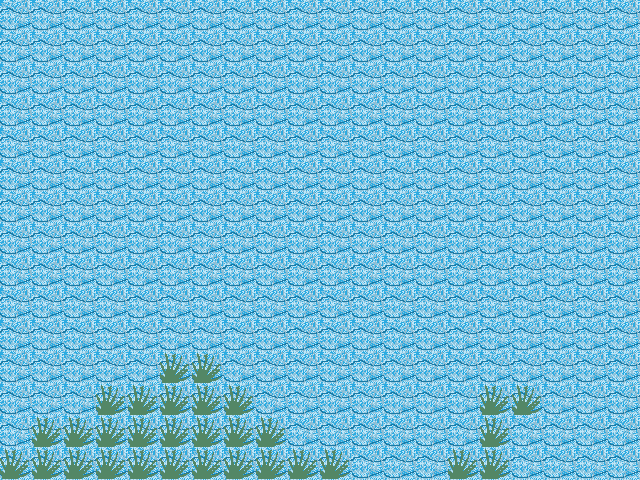

A level layout from a 2D game, rendered from its tile map. Below: a short description, then the map file with its tile-grid data intact:
An orthogonal 20x15 tile map with 32x32 px tiles, 2 tile layers (Background, Obstacles) and 8 objects (4x Flower, NPC, SpawnPlayer, Cave).

<map version="1.10" tiledversion="1.11.2" orientation="orthogonal" renderorder="right-down" width="20" height="15" tilewidth="32" tileheight="32" infinite="0" nextlayerid="6" nextobjectid="37">
 <editorsettings>
  <export target="../public/assets/maps/map-level-02.json" format="json" />
 </editorsettings>
 <tileset firstgid="1" source="tileset.tsx" />
 <layer id="1" name="Background" width="20" height="15">
  <data encoding="csv">
1,1,1,1,1,1,1,1,1,1,1,1,1,1,1,1,1,1,1,1,
1,1,1,1,1,1,1,1,1,1,1,1,1,1,1,1,1,1,1,1,
1,1,1,1,1,1,1,1,1,1,1,1,1,1,1,1,1,1,1,1,
1,1,1,1,1,1,1,1,1,1,1,1,1,1,1,1,1,1,1,1,
1,1,1,1,1,1,1,1,1,1,1,1,1,1,1,1,1,1,1,1,
1,1,1,1,1,1,1,1,1,1,1,1,1,1,1,1,1,1,1,1,
1,1,1,1,1,1,1,1,1,1,1,1,1,1,1,1,1,1,1,1,
1,1,1,1,1,1,1,1,1,1,1,1,1,1,1,1,1,1,1,1,
1,1,1,1,1,1,1,1,1,1,1,1,1,1,1,1,1,1,1,1,
1,1,1,1,1,1,1,1,1,1,1,1,1,1,1,1,1,1,1,1,
1,1,1,1,1,1,1,1,1,1,1,1,1,1,1,1,1,1,1,1,
1,1,1,1,1,1,1,1,1,1,1,1,1,1,1,1,1,1,1,1,
1,1,1,1,1,1,1,1,1,1,1,1,1,1,1,1,1,1,1,1,
1,1,1,1,1,1,1,1,1,1,1,1,1,1,1,1,1,1,1,1,
1,1,1,1,1,1,1,1,1,1,1,1,1,1,1,1,1,1,1,1
</data>
 </layer>
 <layer id="2" name="Obstacles" width="20" height="15">
  <data encoding="csv">
0,0,0,0,0,0,0,0,0,0,0,0,0,0,0,0,0,0,0,0,
0,0,0,0,0,0,0,0,0,0,0,0,0,0,0,0,0,0,0,0,
0,0,0,0,0,0,0,0,0,0,0,0,0,0,0,0,0,0,0,0,
0,0,0,0,0,0,0,0,0,0,0,0,0,0,0,0,0,0,0,0,
0,0,0,0,0,0,0,0,0,0,0,0,0,0,0,0,0,0,0,0,
0,0,0,0,0,0,0,0,0,0,0,0,0,0,0,0,0,0,0,0,
0,0,0,0,0,0,0,0,0,0,0,0,0,0,0,0,0,0,0,0,
0,0,0,0,0,0,0,0,0,0,0,0,0,0,0,0,0,0,0,0,
0,0,0,0,0,0,0,0,0,0,0,0,0,0,0,0,0,0,0,0,
0,0,0,0,0,0,0,0,0,0,0,0,0,0,0,0,0,0,0,0,
0,0,0,0,0,0,0,0,0,0,0,0,0,0,0,0,0,0,0,0,
0,0,0,0,0,2,2,0,0,0,0,0,0,0,0,0,0,0,0,0,
0,0,0,2,2,2,2,2,0,0,0,0,0,0,0,2,2,0,0,0,
0,2,2,2,2,2,2,2,2,0,0,0,0,0,0,2,0,0,0,0,
2,2,2,2,2,2,2,2,2,2,2,0,0,0,2,2,0,0,0,0
</data>
 </layer>
 <objectgroup id="3" name="SpawnPoints">
  <object id="12" name="NPC" x="48" y="416" />
  <object id="36" name="SpawnPlayer" x="429.809" y="207.518" />
 </objectgroup>
 <objectgroup id="4" name="Items">
  <object id="8" name="Flower" gid="4" x="512" y="64" width="32" height="32">
   <properties>
    <property name="restoreHp" type="int" value="10" />
   </properties>
  </object>
  <object id="31" name="Flower" gid="4" x="26" y="258" width="32" height="32">
   <properties>
    <property name="restoreHp" type="int" value="10" />
   </properties>
  </object>
  <object id="32" name="Flower" gid="4" x="56" y="259" width="32" height="32">
   <properties>
    <property name="restoreHp" type="int" value="10" />
   </properties>
  </object>
  <object id="33" name="Flower" gid="4" x="86" y="259" width="32" height="32">
   <properties>
    <property name="restoreHp" type="int" value="10" />
   </properties>
  </object>
  <object id="35" gid="3" x="358" y="222" width="32" height="32" />
 </objectgroup>
 <objectgroup id="5" name="Doors">
  <object id="1" name="Cave" gid="7" x="480" y="32" width="32" height="32">
   <properties>
    <property name="goToWorld" value="level-03" />
   </properties>
  </object>
 </objectgroup>
</map>
